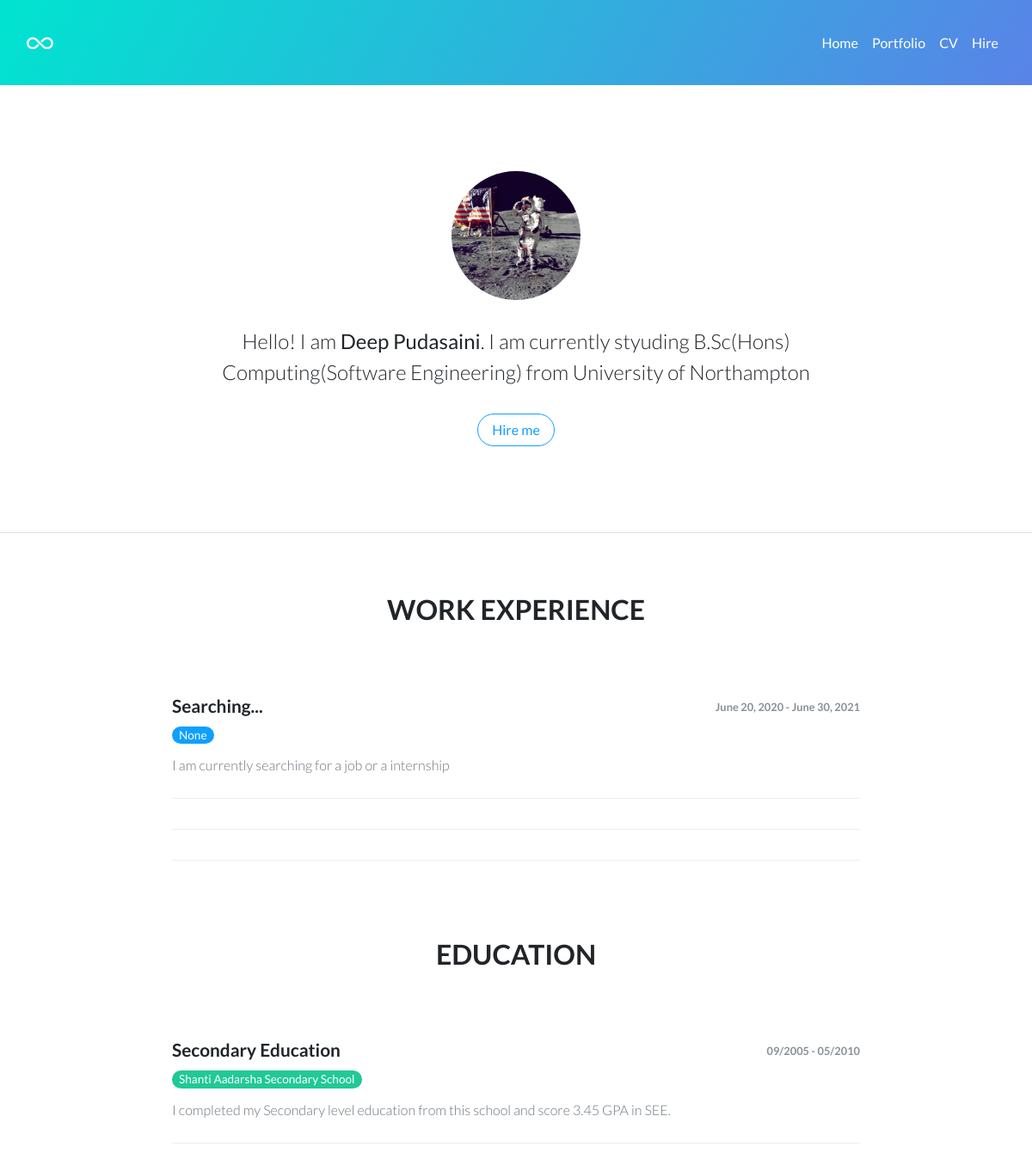
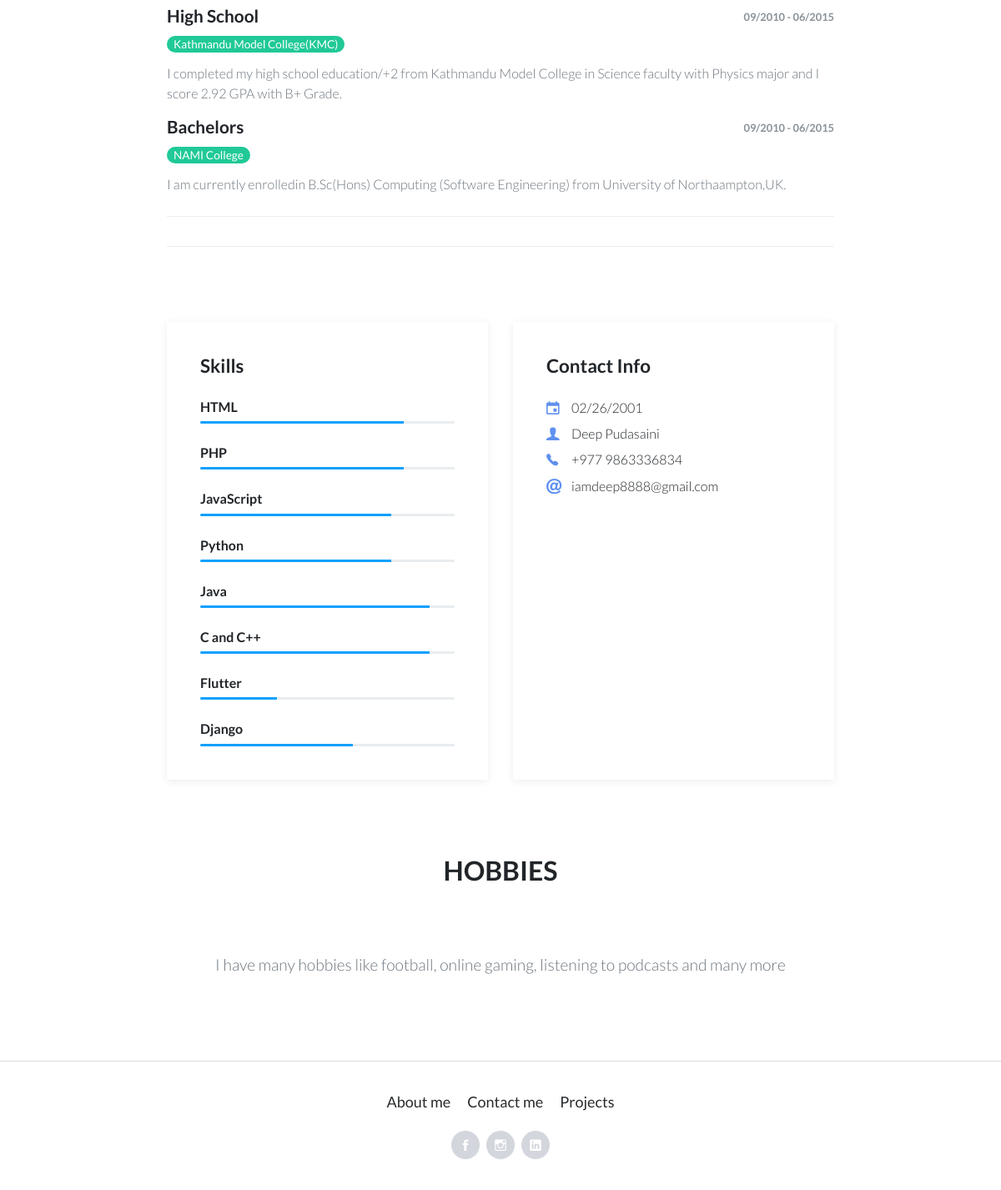
The page /cv on the database its author committed (2 pictures, top to bottom).
### Home/models.py (models this page shows, shortened)
class Work(models.Model):
    company=models.CharField(max_length=50)
    position=models.CharField(max_length=50,null=True)
    starttime=models.DateField(null=True)
    endtime=models.DateField(null=True)
    experience=models.CharField(max_length=250)

class Skills(models.Model):
    name=models.CharField(max_length=250)
    percent=models.IntegerField()

### Home/views.py (the view)
# urls.py: path('cv',views.cv,name="CV"),
def cv(request):
    variable={
        'skills':Skills.objects.all(),
        'work':Work.objects.all()
    }
    return render(request,"cv.html",variable);

### templates/cv.html (shortened to what this page needs)
<!DOCTYPE html>
<html>
<head>
    <link rel="stylesheet" href="./static/assets/bootstrap/css/bootstrap.min.css">
    <link rel="stylesheet" href="./static/assets/fonts/ionicons.min.css">
    <link rel="stylesheet" href="./static/assets/css/Animated-CSS-Waves-Background-SVG.css">
    <link rel="stylesheet" href="./static/assets/css/gradient-navbar-1.css">
    <link rel="stylesheet" href="./static/assets/css/gradient-navbar.css">
    <link rel="stylesheet" href="https://cdnjs.cloudflare.com/ajax/libs/pikaday/1.6.1/css/pikaday.min.css">
</head>
<body>
    <nav class="navbar navbar-dark navbar-expand-md" id="app-navbar">
        <div class="container-fluid"><a class="navbar-brand" href="#"><i class="icon ion-ios-infinite" id="brand-logo"></i></a>
            <div
                class="collapse navbar-collapse" id="navcol-1">
                <ul class="nav navbar-nav ml-auto">
                <li class="nav-item" role="presentation"><a class="nav-link" href="/">Home</a></li>
                    <li class="nav-item" role="presentation"><a class="nav-link" href="/portfolio">Portfolio</a></li>
                    <li class="nav-item" role="presentation"><a class="nav-link" href="/cv">CV</a></li>
                    <li class="nav-item" role="presentation"><a class="nav-link" href="/hire">Hire</a></li>
                </ul>
        </div>
        </div>
    </nav><div class="svg-container">
    <main class="page cv-page">
        <section class="portfolio-block block-intro border-bottom">
            <div class="container">
                <div class="avatar" style="background-image:url(&quot;./static/assets/img/avatars/avatar.jpg&quot;);"></div>
                <div class="about-me">
                    <p>Hello! I am <strong>Deep Pudasaini</strong>. I am currently styuding B.Sc(Hons) Computing(Software Engineering) from University of Northampton</p><a class="btn btn-outline-primary" role="button" href="#">Hire me</a></div>
            </div>
        </section>
        <section class="portfolio-block cv">
            <div class="container">
                <div class="work-experience group">
                    <div class="heading">
                        <h2 class="text-center">Work Experience</h2>
                    </div>
                    <div class="item">
                        <div class="row">
                        {% for w in work %}
                            <div class="col-md-6">
                                <h3>{{w.position}}</h3>
                                <h4 class="organization">{{w.company}}</h4>
                            </div>
                            <div class="col-md-6"><span class="period">{{w.starttime}} - {{w.endtime}}</span></div>
                        </div>
                        <p class="text-muted">{{w.experience}}</p>
                        {% endfor %}
                    </div>
                    <div class="item"></div>
                    <div class="item"></div>
                </div>
                <div class="education group">
                    <div class="heading">
                        <h2 class="text-center">Education</h2>
                    </div>
                    <div class="item">
                        <div class="row">
                            <div class="col-md-6">
                                <h3>Secondary Education</h3>
                                <h4 class="organization">Shanti Aadarsha Secondary School</h4>
                            </div>
                            <div class="col-6"><span class="period">09/2005 - 05/2010</span></div>
                        </div>
                        <p class="text-muted">I completed my Secondary level education from this school and score 3.45 GPA in SEE.</p>
                    </div>
                    <div class="item">
                        <div class="row">
                            <div class="col-md-6">
                                <h3>High School</h3>
                                <h4 class="organization">Kathmandu Model College(KMC)</h4>
                            </div>
                            <div class="col-md-6"><span class="period">09/2010 - 06/2015</span></div>
                        </div>
                        <p class="text-muted">I completed my high school education/+2 from Kathmandu Model College in Science faculty with Physics major and I score 2.92 GPA with B+ Grade.</p>
                        <div class="item">
                            <div class="row">
                                <div class="col-md-6">
                                    <h3>Bachelors</h3>
                                    <h4 class="organization">NAMI College</h4>
                                </div>
                                <div class="col-md-6"><span class="period">09/2010 - 06/2015</span></div>
                            </div>
                            <p class="text-muted">I am currently enrolledin B.Sc(Hons) Computing (Software Engineering) from University of Northaampton,UK.</p>
                        </div>
                    </div>
                </div>
                <div class="group">
                    <div class="row">
                        <div class="col-md-6">
                            <div class="skills portfolio-info-card">
                                <h2>Skills</h2>
                                {% for skill in skills %}
                                <h3>{{skill.name}}</h3>
                                <div class="progress">
                                    <div class="progress-bar" aria-valuenow="{{skill.percent}}" aria-valuemin="0" aria-valuemax="100" style="width: {{skill.percent}}%;"><span class="sr-only">100%</span></div>
                                </div>
                                {% endfor %}
                            </div>
                        </div>
                        <div class="col-md-6">
                            <div class="contact-info portfolio-info-card">
                                <h2>Contact Info</h2>
                                <div class="row">
                                    <div class="col-1"><i class="icon ion-android-calendar icon"></i></div>
                                    <div class="col-9"><span>02/26/2001</span></div>
                                </div>
                                <div class="row">
                                    <div class="col-1"><i class="icon ion-person icon"></i></div>
                                    <div class="col-9"><span>Deep Pudasaini</span></div>
                                </div>
                                <div class="row">
                                    <div class="col-1"><i class="icon ion-ios-telephone icon"></i></div>
                                    <div class="col-9"><span>+977 9863336834</span></div>
                                </div>
                                <div class="row">
                                    <div class="col-1"><i class="icon ion-at icon"></i></div>
                                    <div class="col-9"><span>iamdeep8888@gmail.com</span></div>
                                </div>
                            </div>
                        </div>
                    </div>
                </div>
                <div class="hobbies group">
                    <div class="heading">
                        <h2 class="text-center">Hobbies</h2>
                    </div>
                    <p class="text-center text-muted">I have many hobbies like football, online gaming, listening to podcasts and many more</p>
                </div>
            </div>
        </section>
    </main>
    <footer class="page-footer">
        <div class="container">
            <div class="links"><a href="/cv">About me</a><a href="/hire">Contact me</a><a href="/portfolio">Projects</a></div>
            <div class="social-icons"><a href="https://www.facebook.com/profile.php?id=100009801221837"><i class="icon ion-social-facebook"></i></a><a href="https://www.instagram.com/deeppudasaini07/"><i class="icon ion-social-instagram-outline"></i></a><a href="https://www.linkedin.com/in/deep-pudasaini-87bb921a0/"><i class="icon ion-social-linkedin"></i></a></div>
        </div>
    </footer>
</body>
</html>

### static/assets/css/gradient-navbar-1.css (style rules this page uses)
#brand-logo { font-size: 34px; }
#app-navbar { background: linear-gradient(120deg, #00e4d0, #5983e8); }

### static/assets/css/gradient-navbar.css (style rules this page uses)
#brand-logo { font-size: 34px; }
#app-navbar { background: linear-gradient(120deg, #00e4d0, #5983e8); }

### rows shown on the page
Work: position "Searching...", company "None", starttime "June 20, 2020", endtime "June 30, 2021", experience "I am currently searching for a job or a internship"
Skills: name "HTML", {{ skill.percent }} 80 (drawn)
Skills: name "PHP", {{ skill.percent }} 80 (drawn)
Skills: name "JavaScript", {{ skill.percent }} 75 (drawn)
Skills: name "Python", {{ skill.percent }} 75 (drawn)
Skills: name "Java", {{ skill.percent }} 90 (drawn)
Skills: name "C and C++", {{ skill.percent }} 90 (drawn)
Skills: name "Flutter", {{ skill.percent }} 30 (drawn)
Skills: name "Django", {{ skill.percent }} 60 (drawn)
